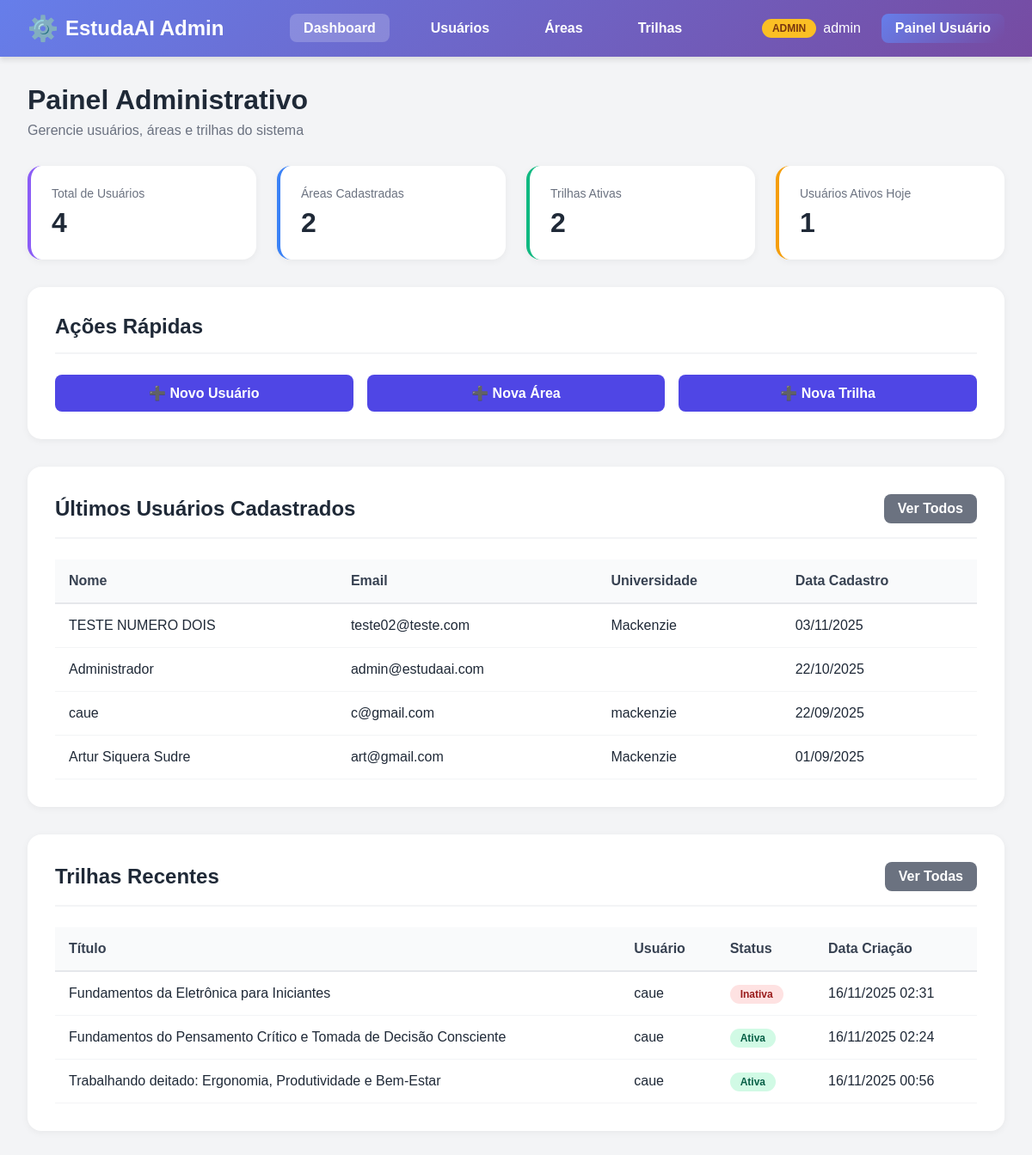
Screenshot of /usuarios/admin-panel/ (signed in) with the database file from the repository.
### usuarios/models.py (models this page shows, shortened)
class Usuario(AbstractUser): #criação de uma classe usuário
    nome = models.CharField(max_length=100)#Char pois é tudo caracter, o tamanho pode variar, sendo de caso a caso
    email = models.EmailField(unique=True)#modelo específico de email, pois email tem seus peculiaridades, ex: @
    universidade = models.CharField(max_length=255)#Char pois é tudo caracter
    curso = models.CharField(max_length=255)#Char pois é tudo caracter
    ano_formatura = models.IntegerField(null=True, blank=True, validators=[MinValueValidator(2000), MaxValueValidator(2060)])# Intenger para números inteiros, null=True --> o Banco não dará erro se estiver vazio
    idade = models.IntegerField(null=True, blank=True, validators=[MinValueValidator(8), MaxValueValidator(100)])#blank=True --> o django aceitará formulários com essa parte em branco, mine max value validator para validar e não ter número absurdoss
    nome = models.CharField(max_length=100)  # Nome completo do usuário
    email = models.EmailField(unique=True)  # Email único no sistema
    universidade = models.CharField(max_length=255)  # Nome da universidade
    curso = models.CharField(max_length=255)  # Nome do curso
    ano_formatura = models.IntegerField(
        null=True, blank=True,  # Permite valores vazios
        validators=[MinValueValidator(2000), MaxValueValidator(2060)]  # Entre 2000 e 2060
    )
    idade = models.IntegerField(
        null=True, blank=True,  # Permite valores vazios
        validators=[MinValueValidator(8), MaxValueValidator(100)]  # Entre 8 e 100 anos
    )
    REQUIRED_FIELDS = ['nome', 'email', 'universidade', 'curso', 'ano_formatura', 'idade']

### api/models.py (models this page shows, shortened)
class Trilha(models.Model):
    usuario = models.ForeignKey(Usuario, on_delete=models.CASCADE, related_name='trilhas')
    titulo = models.CharField(max_length=200)
    descricao = models.TextField(blank=True)
    area = models.ForeignKey(Area, on_delete=models.SET_NULL, null=True, blank=True, related_name='trilhas')
    conteudo = models.TextField(blank=True, help_text="Conteúdo JSON da trilha gerada pela IA")
    ativa = models.BooleanField(default=True)
    data_criacao = models.DateTimeField(auto_now_add=True)
    data_atualizacao = models.DateTimeField(auto_now=True)
    class Meta:
        ordering = ['-data_criacao']
        verbose_name = 'Trilha'
        verbose_name_plural = 'Trilhas'

### usuarios/views.py (the view)
# urls.py: path('admin-panel/', views.admin_dashboard, name='admin_dashboard'),  # Dashboard admin
@login_required(login_url='login')
@user_passes_test(user_is_staff, login_url='dashboard')
def admin_dashboard(request):
    total_usuarios = Usuario.objects.count()
    total_areas = Area.objects.count()
    total_trilhas = Trilha.objects.filter(ativa=True).count()
    hoje = timezone.now()
    ontem = hoje - timedelta(days=1)
    usuarios_ativos_hoje = Usuario.objects.filter(last_login__gte=ontem).count()
    ultimos_usuarios = Usuario.objects.order_by('-date_joined')[:5]
    ultimas_trilhas = Trilha.objects.select_related('usuario', 'area').order_by('-data_criacao')[:5]
    context = {
        'total_usuarios': total_usuarios,
        'total_areas': total_areas,
        'total_trilhas': total_trilhas,
        'usuarios_ativos_hoje': usuarios_ativos_hoje,
        'ultimos_usuarios': ultimos_usuarios,
        'ultimas_trilhas': ultimas_trilhas,
    }
    return render(request, 'usuarios/admin/admin_dashboard.html', context)

### usuarios/views.py (called while the page is built)
def user_is_staff(user):
    return user.is_staff

### usuarios/templates/usuarios/admin/admin_dashboard.html (shortened to what this page needs)
{% load static %}
<!DOCTYPE html>
<html lang="pt-BR">
<head>
    <link rel="stylesheet" href="{% static 'usuarios/admin-style.css' %}">
</head>
<body>
    <header class="admin-navbar">
        <nav class="admin-nav-container">
            <a href="{% url 'admin_dashboard' %}" class="admin-logo">EstudaAI Admin</a>
            <ul class="admin-menu">
                <li><a href="{% url 'admin_dashboard' %}" class="active">Dashboard</a></li>
                <li><a href="{% url 'admin_usuarios_list' %}">Usuários</a></li>
                <li><a href="{% url 'admin_areas_list' %}">Áreas</a></li>
                <li><a href="{% url 'admin_trilhas_list' %}">Trilhas</a></li>
            </ul>
            <div class="admin-user-info">
                <span class="admin-badge">ADMIN</span>
                <span>{{ user.username }}</span>
                <a href="{% url 'dashboard' %}" style="background: linear-gradient(135deg, #667eea 0%, #764ba2 100%); color: white; padding: 0.5rem 1rem; border-radius: 0.5rem; font-weight: 600; text-decoration: none; margin-left: 1rem; transition: transform 0.2s; display: inline-block;" onmouseover="this.style.transform='translateY(-2px)'" onmouseout="this.style.transform='translateY(0)'">Painel Usuário</a>
            </div>
        </nav>
    </header>
    <main class="admin-container">
        <div class="admin-header">
            <h1 class="admin-title">Painel Administrativo</h1>
            <p class="admin-subtitle">Gerencie usuários, áreas e trilhas do sistema</p>
        </div>
        <div class="stats-grid">
            <div class="stat-card purple">
                <div class="stat-label">Total de Usuários</div>
                <div class="stat-value">{{ total_usuarios }}</div>
            </div>
            <div class="stat-card blue">
                <div class="stat-label">Áreas Cadastradas</div>
                <div class="stat-value">{{ total_areas }}</div>
            </div>
            <div class="stat-card green">
                <div class="stat-label">Trilhas Ativas</div>
                <div class="stat-value">{{ total_trilhas }}</div>
            </div>
            <div class="stat-card yellow">
                <div class="stat-label">Usuários Ativos Hoje</div>
                <div class="stat-value">{{ usuarios_ativos_hoje }}</div>
            </div>
        </div>
        <div class="admin-card">
            <div class="card-header">
                <h2 class="card-title">Ações Rápidas</h2>
            </div>
            <div style="display: grid; grid-template-columns: repeat(auto-fit, minmax(250px, 1fr)); gap: 1rem;">
                <a href="{% url 'admin_usuario_create' %}" class="btn-primary" style="justify-content: center;">
                    ➕ Novo Usuário
                </a>
                <a href="{% url 'admin_area_create' %}" class="btn-primary" style="justify-content: center;">
                    ➕ Nova Área
                </a>
                <a href="{% url 'admin_trilha_create' %}" class="btn-primary" style="justify-content: center;">
                    ➕ Nova Trilha
                </a>
            </div>
        </div>
        <div class="admin-card">
            <div class="card-header">
                <h2 class="card-title">Últimos Usuários Cadastrados</h2>
                <a href="{% url 'admin_usuarios_list' %}" class="btn-secondary">Ver Todos</a>
            </div>
            <div class="table-container">
                <table class="admin-table">
                    <thead>
                        <tr>
                            <th>Nome</th>
                            <th>Email</th>
                            <th>Universidade</th>
                            <th>Data Cadastro</th>
                        </tr>
                    </thead>
                    <tbody>
                        {% for usuario in ultimos_usuarios %}
                        <tr>
                            <td>{{ usuario.nome }}</td>
                            <td>{{ usuario.email }}</td>
                            <td>{{ usuario.universidade }}</td>
                            <td>{{ usuario.date_joined|date:"d/m/Y" }}</td>
                        </tr>
                        {% empty %}
                        <tr>
                            <td colspan="4" style="text-align: center; color: #6b7280;">
                                Nenhum usuário cadastrado ainda
                            </td>
                        </tr>
                        {% endfor %}
                    </tbody>
                </table>
            </div>
        </div>
        <div class="admin-card">
            <div class="card-header">
                <h2 class="card-title">Trilhas Recentes</h2>
                <a href="{% url 'admin_trilhas_list' %}" class="btn-secondary">Ver Todas</a>
            </div>
            <div class="table-container">
                <table class="admin-table">
                    <thead>
                        <tr>
                            <th>Título</th>
                            <th>Usuário</th>
                            <th>Status</th>
                            <th>Data Criação</th>
                        </tr>
                    </thead>
                    <tbody>
                        {% for trilha in ultimas_trilhas %}
                        <tr>
                            <td>{{ trilha.titulo }}</td>
                            <td>{{ trilha.usuario.nome }}</td>
                            <td>
                                {% if trilha.ativa %}
                                <span class="badge success">Ativa</span>
                                {% else %}
                                <span class="badge danger">Inativa</span>
                                {% endif %}
                            </td>
                            <td>{{ trilha.data_criacao|date:"d/m/Y H:i" }}</td>
                        </tr>
                        {% empty %}
                        <tr>
                            <td colspan="4" style="text-align: center; color: #6b7280;">
                                Nenhuma trilha cadastrada ainda
                            </td>
                        </tr>
                        {% endfor %}
                    </tbody>
                </table>
            </div>
        </div>
    </main>
</body>
</html>

### usuarios/static/usuarios/admin-style.css (style rules this page uses)
* { margin: 0; padding: 0; box-sizing: border-box; font-family: sans-serif; }
body { background-color: #f3f4f6; color: #1f2937; }
.admin-navbar { background: linear-gradient(135deg, #667eea 0%, #764ba2 100%); box-shadow: 0 4px 6px rgba(0,0,0,0.1); position: sticky; top: 0; z-index: 50; }
.admin-nav-container { max-width: 1400px; margin: 0 auto; padding: 1rem 2rem; display: flex; align-items: center; justify-content: space-between; }
.admin-logo { font-size: 1.5rem; font-weight: bold; color: white; text-decoration: none; display: flex; align-items: center; gap: 0.5rem; }
.admin-logo::before { content: "⚙️"; font-size: 1.8rem; }
.admin-menu { list-style: none; display: flex; gap: 2rem; }
.admin-menu a { color: white; text-decoration: none; font-weight: 600; padding: 0.5rem 1rem; border-radius: 0.5rem; transition: background 0.3s; }
.admin-menu a:hover, .admin-menu a.active { background: rgba(255, 255, 255, 0.2); }
.admin-user-info { color: white; display: flex; align-items: center; gap: 0.5rem; }
.admin-badge { background: #fbbf24; color: #78350f; padding: 0.25rem 0.75rem; border-radius: 1rem; font-size: 0.75rem; font-weight: bold; }
.admin-container { max-width: 1400px; margin: 2rem auto; padding: 0 2rem; }
.admin-header { margin-bottom: 2rem; }
.admin-title { font-size: 2rem; font-weight: bold; color: #1f2937; margin-bottom: 0.5rem; }
.admin-subtitle { color: #6b7280; font-size: 1rem; }
.stats-grid { display: grid; grid-template-columns: repeat(auto-fit, minmax(250px, 1fr)); gap: 1.5rem; margin-bottom: 2rem; }
.stat-card { background: white; padding: 1.5rem; border-radius: 1rem; box-shadow: 0 2px 8px rgba(0,0,0,0.05); border-left: 4px solid; }
.stat-card.purple { border-color: #8b5cf6; }
.stat-card.blue { border-color: #3b82f6; }
.stat-card.green { border-color: #10b981; }
.stat-card.yellow { border-color: #f59e0b; }
.stat-label { color: #6b7280; font-size: 0.875rem; margin-bottom: 0.5rem; }
.stat-value { font-size: 2rem; font-weight: bold; color: #1f2937; }
.admin-card { background: white; padding: 2rem; border-radius: 1rem; box-shadow: 0 2px 8px rgba(0,0,0,0.05); margin-bottom: 2rem; }
.card-header { display: flex; justify-content: space-between; align-items: center; margin-bottom: 1.5rem; padding-bottom: 1rem; border-bottom: 2px solid #f3f4f6; }
.card-title { font-size: 1.5rem; font-weight: bold; color: #1f2937; }
.btn-primary { background: #4f46e5; color: white; padding: 0.75rem 1.5rem; border: none; border-radius: 0.5rem; font-weight: 600; cursor: pointer; text-decoration: none; display: inline-flex; align-items: center; gap: 0.5rem; transition: background 0.3s; }
.btn-secondary { background: #6b7280; color: white; padding: 0.5rem 1rem; border: none; border-radius: 0.5rem; font-weight: 600; cursor: pointer; text-decoration: none; transition: background 0.3s; }
.table-container { overflow-x: auto; }
.admin-table { width: 100%; border-collapse: collapse; }
.admin-table thead { background: #f9fafb; }
.admin-table th { padding: 1rem; text-align: left; font-weight: 600; color: #374151; border-bottom: 2px solid #e5e7eb; }
.admin-table td { padding: 1rem; border-bottom: 1px solid #f3f4f6; }
.badge { padding: 0.25rem 0.75rem; border-radius: 1rem; font-size: 0.75rem; font-weight: 600; }
.badge.success { background: #d1fae5; color: #065f46; }
.badge.danger { background: #fee2e2; color: #991b1b; }

### rows the page displays
Usuario: username "admin", nome "Administrador", email "admin@estudaai.com", date_joined "22/10/2025"
Usuario: nome "TESTE NUMERO DOIS", email "teste02@teste.com", universidade "Mackenzie", date_joined "03/11/2025"
Usuario: nome "caue", email "c@gmail.com", universidade "mackenzie", date_joined "22/09/2025"
Usuario: nome "Artur Siquera Sudre", email "art@gmail.com", universidade "Mackenzie", date_joined "01/09/2025"
Trilha: titulo "Fundamentos da Eletrônica para Iniciantes", usuario.nome "caue", ativa "Inativa", data_criacao "16/11/2025 02:31"
Trilha: titulo "Fundamentos do Pensamento Crítico e Tomada de Decisão Consciente", usuario.nome "caue", ativa "Ativa", data_criacao "16/11/2025 02:24"
Trilha: titulo "Trabalhando deitado: Ergonomia, Produtividade e Bem-Estar", usuario.nome "caue", ativa "Ativa", data_criacao "16/11/2025 00:56"

### other values shown
{{ total_usuarios }} "4"
{{ total_areas }} "2"
{{ total_trilhas }} "2"
{{ usuarios_ativos_hoje }} "1"
